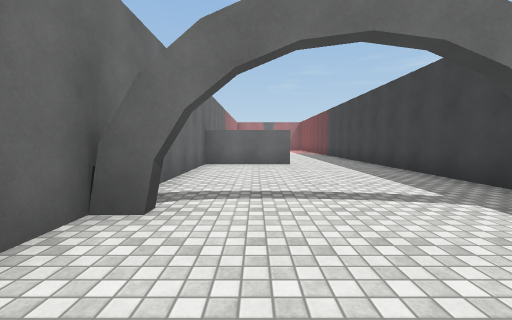
[1] (above)

13 first-person views from a walk through a 3-D level made in the Unity game engine. The camera is 1.3 m above the floor, tilts 4° down and sees 90° across. The floor is counted in squares, 2 m on a side. Each view is taken from the middle of a square. On the plan, view 1 faces up. The plan holds only what a view shows up to about 9 squares ahead; the rest is blank. The player character is not drawn. Surface patterns are stand-ins for the level's own textures.

[2]
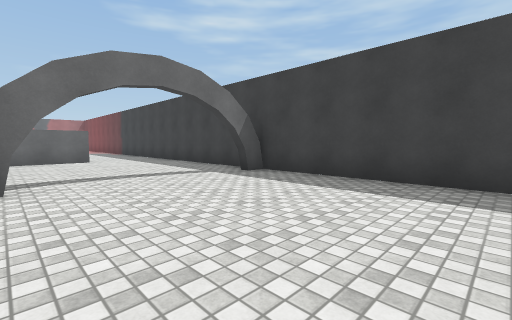

[3]
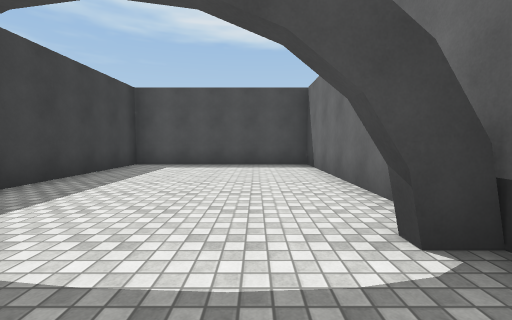

[4]
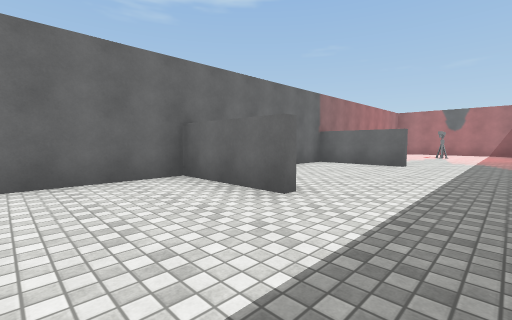

[5]
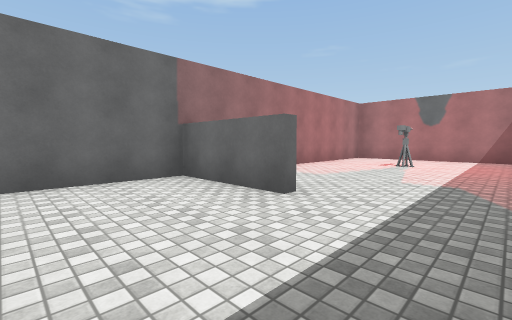

[6]
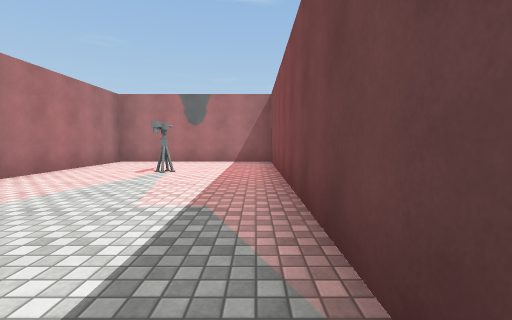

[7]
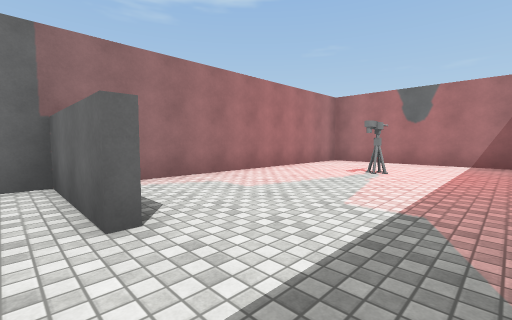

[8]
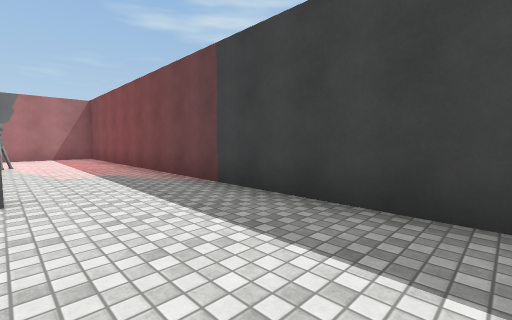

[9]
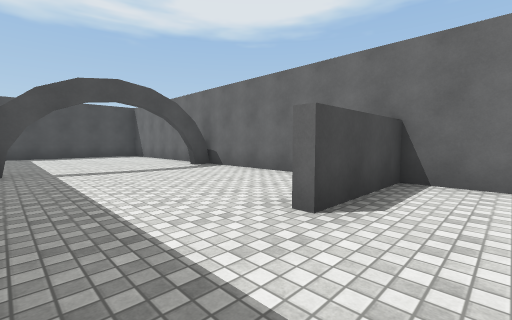

[10]
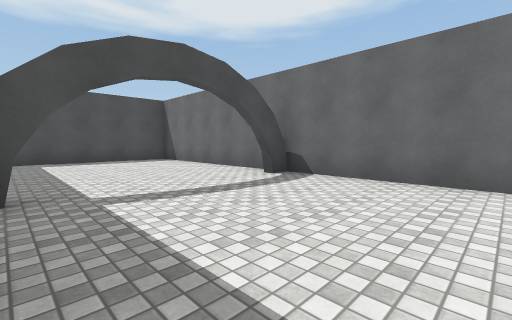

[11]
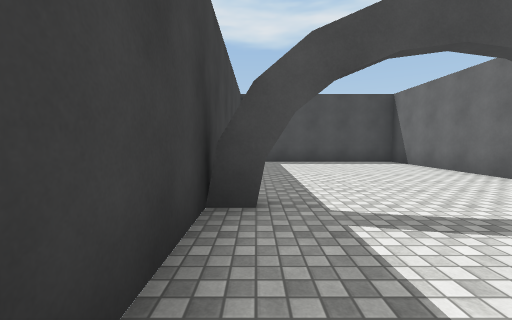

[12]
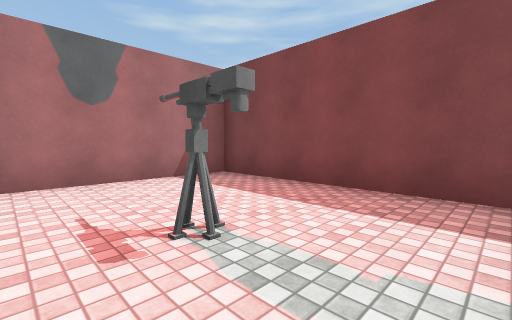

[13]
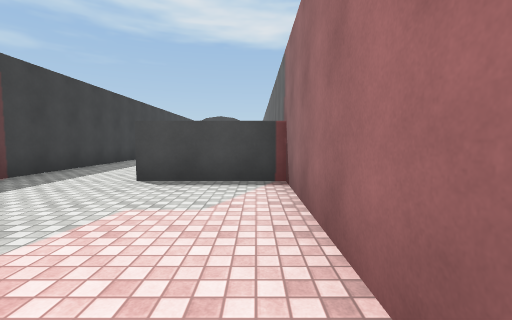

### Floor plan
Points are (right, up) in squares from view 1. A wall is a line through its corners. A room is listed if a view was taken in it or the views show most of it. See-through windows are left out.
Room 1 (views 1, 2, 3, 4, 5, 6, 7, 8, 9, 10, 11, 12, 13)
walls: (1.1, 7.5) (-1.5, 7.5) (-1.5, -3.5) (3.5, -3.5) (3.5, 20.5) (-1.5, 20.5) (-1.5, 12.8) (1, 12.8); (1.1, 12.5) (-1.5, 12.5) (-1.5, 7.8) (1, 7.8); (2.6, 2.5) (3.5, 2.5); (-1.5, 2.5) (-0.6, 2.5); (-0.6, 2.2) (-1.5, 2.2); (3.5, 2.2) (2.6, 2.2)
objects: other object (1, 18)

Where each view was taken, in squares from view 1:
view 1: 0 up, 0 right, facing up
view 2: 2 down, 1 left, facing up-right
view 3: 4 up, 0 right, facing down
view 4: 5 up, 3 right, facing up-left
view 5: 10 up, 3 right, facing up-left
view 6: 12 up, 3 right, facing up
view 7: 12 up, 3 right, facing up-left
view 8: 9 up, 1 right, facing up-right
view 9: 9 up, 3 right, facing down-left
view 10: 6 up, 3 right, facing down-left
view 11: 5 up, 3 right, facing down
view 12: 16 up, 0 right, facing up-right
view 13: 17 up, 1 left, facing down
